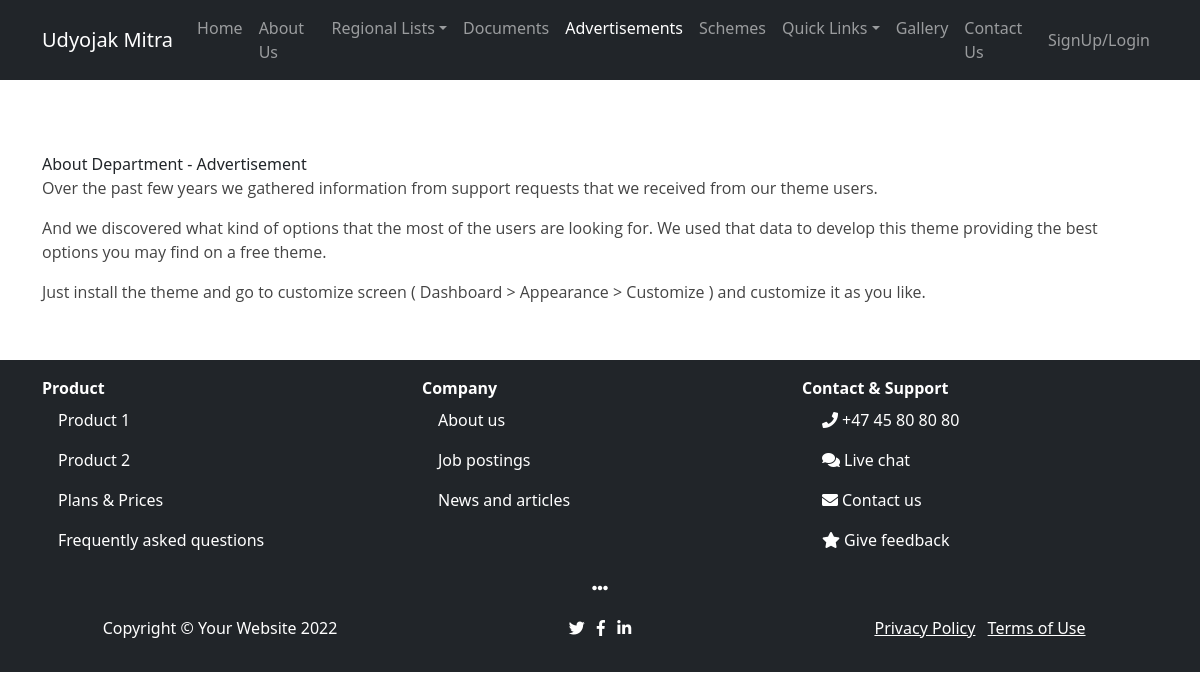
The page /Advertisements/2 on the database its author committed.
### app/models.py (models this page shows)
class Advertisements(models.Model):
    title = models.CharField(max_length=1000, default="Document")
    image = models.ImageField(upload_to='Advertisements/images/')
    pageContent = models.TextField()
    document4 = models.FileField(upload_to='Advertisements/Documents/', blank=True)
    uploaded_at = models.DateTimeField(auto_now_add=True)

### app/views.py (the view)
# urls.py: path('Advertisements/<id>',views.IndexAdvertisements,name='IndexAdvertisements'),
def IndexAdvertisements(request, id):
    ms = M_Advertisements.objects.get(id=id)
    return render(request, 'app/PageView.html',{"rootUrl":rootUrl,'ms':ms,'Advertisements':'Advertisements'})

### app/templates/app/PageView.html (shortened to what this page needs)
{% extends 'base.html' %}
{% block content %}
{% if ms %}
<div class="my-4"><img src="{{rootUrl}}{{ms.image.url}}" class="img-fluid" alt=""></div>
{{ms.title}}
{{ms.pageContent|safe}}
{% else %}
<p>No Content Found</p>
{% endif %}
{% endblock content %}

### rows shown on the page
Advertisements: title "About Department - Advertisement", pageContent "Over the past few years we gathered information from support requests that we received from our theme users. And we discovered what kind of options that the most of the users are looking for. We used that data to develop this theme providing the best options you may find on a free theme. Just install the theme and go to customize screen ( Dashboard > Appearance > Customize ) and customize it as you like."
